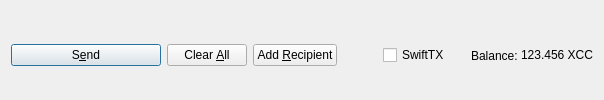
         <widget class="QFrame" name="frame_Send">
          <layout class="QHBoxLayout" name="horizontalLayout">
           <property name="bottomMargin">
            <number>0</number>
           </property>
           <item>
            <widget class="QPushButton" name="sendButton">
             <property name="minimumSize">
              <size>
               <width>150</width>
               <height>0</height>
              </size>
             </property>
             <property name="toolTip">
              <string>Confirm the send action</string>
             </property>
             <property name="text">
              <string>S&amp;end</string>
             </property>
             <property name="icon">
              <iconset resource="../cobaltcash.qrc">
               <normaloff>:/icons/send</normaloff>:/icons/send</iconset>
             </property>
             <property name="autoDefault">
              <bool>false</bool>
             </property>
             <property name="default">
              <bool>true</bool>
             </property>
            </widget>
           </item>
           <item>
            <widget class="QPushButton" name="clearButton">
             <property name="sizePolicy">
              <sizepolicy hsizetype="Minimum" vsizetype="Fixed">
               <horstretch>0</horstretch>
               <verstretch>0</verstretch>
              </sizepolicy>
             </property>
             <property name="toolTip">
              <string>Clear all fields of the form.</string>
             </property>
             <property name="text">
              <string>Clear &amp;All</string>
             </property>
             <property name="icon">
              <iconset resource="../cobaltcash.qrc">
               <normaloff>:/icons/remove</normaloff>:/icons/remove</iconset>
             </property>
             <property name="autoDefault">
              <bool>false</bool>
             </property>
            </widget>
           </item>
           <item>
            <widget class="QPushButton" name="addButton">
             <property name="toolTip">
              <string>Send to multiple recipients at once</string>
             </property>
             <property name="text">
              <string>Add &amp;Recipient</string>
             </property>
             <property name="icon">
              <iconset resource="../cobaltcash.qrc">
               <normaloff>:/icons/add</normaloff>:/icons/add</iconset>
             </property>
             <property name="autoDefault">
              <bool>false</bool>
             </property>
            </widget>
           </item>
           <item>
            <spacer name="horizontalSpacer">
             <property name="orientation">
              <enum>Qt::Horizontal</enum>
             </property>
             <property name="sizeHint" stdset="0">
              <size>
               <width>40</width>
               <height>20</height>
              </size>
             </property>
            </spacer>
           </item>
           <item>
            <layout class="QHBoxLayout" name="horizontalLayout_2">
             <property name="spacing">
              <number>3</number>
             </property>
             <item>
              <widget class="QCheckBox" name="checkSwiftTX">
               <property name="enabled">
                <bool>true</bool>
               </property>
               <property name="minimumSize">
                <size>
                 <width>85</width>
                 <height>0</height>
                </size>
               </property>
               <property name="text">
                <string>SwiftTX</string>
               </property>
              </widget>
             </item>
             <item>
              <widget class="QLabel" name="label">
               <property name="text">
                <string>Balance:</string>
               </property>
              </widget>
             </item>
             <item>
              <widget class="QLabel" name="labelBalance">
               <property name="sizePolicy">
                <sizepolicy hsizetype="Preferred" vsizetype="Fixed">
                 <horstretch>0</horstretch>
                 <verstretch>0</verstretch>
                </sizepolicy>
               </property>
               <property name="cursor">
                <cursorShape>IBeamCursor</cursorShape>
               </property>
               <property name="text">
                <string notr="true">123.456 XCC</string>
               </property>
               <property name="textInteractionFlags">
                <set>Qt::LinksAccessibleByMouse|Qt::TextSelectableByKeyboard|Qt::TextSelectableByMouse</set>
               </property>
              </widget>
             </item>
            </layout>
           </item>
          </layout>
         </widget>
